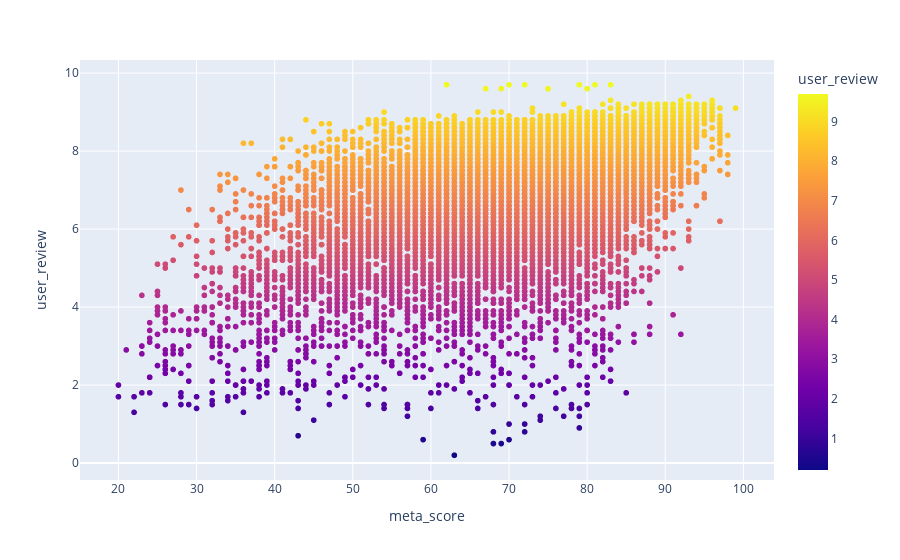

The notebook cell saved with this chart:
### Code cell
#scatter plot to see correlation between user_review and meta_score

#df = px.data.iris()
fig = px.scatter(vgr_data, x="meta_score", y="user_review", color='user_review')
fig.show()

### Figure 1 — Plotly figure (JSON) as saved in the notebook; plotly's stock layout.template omitted (floating-point values rounded to 4 significant figures; data arrays with more than 128 entries replaced by an {"elided": "..."} marker saying what was removed)
{"data": [{"hovertemplate": "meta_score=%{x}<br>user_review=%{marker.color}<extra></extra>", "legendgroup": "", "marker": {"color": {"elided": "18800 float values"}, "coloraxis": "coloraxis", "symbol": "circle"}, "mode": "markers", "name": "", "showlegend": false, "type": "scattergl", "x": {"elided": "18800 int values"}, "xaxis": "x", "y": {"elided": "18800 float values"}, "yaxis": "y"}], "layout": {"coloraxis": {"colorbar": {"title": {"text": "user_review"}}, "colorscale": [[0, "#0d0887"], [0.1111, "#46039f"], [0.2222, "#7201a8"], [0.3333, "#9c179e"], [0.4444, "#bd3786"], [0.5556, "#d8576b"], [0.6667, "#ed7953"], [0.7778, "#fb9f3a"], [0.8889, "#fdca26"], [1, "#f0f921"]]}, "legend": {"tracegroupgap": 0}, "margin": {"t": 60}, "xaxis": {"anchor": "y", "domain": [0, 1], "title": {"text": "meta_score"}}, "yaxis": {"anchor": "x", "domain": [0, 1], "title": {"text": "user_review"}}}}
